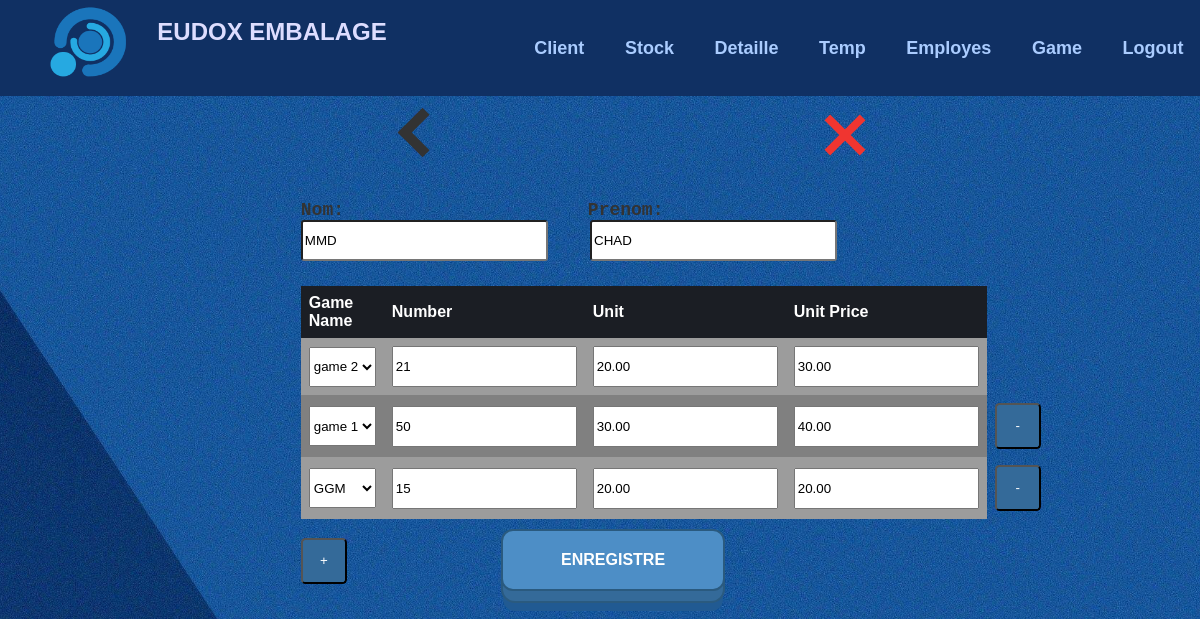
/client/edit/5, run on the app's committed database.
### tables this page shows
CREATE TABLE client (
        id INTEGER PRIMARY KEY AUTOINCREMENT,
        p_date TEXT NOT NULL,
        first_name TEXT NOT NULL,
        last_name TEXT NOT NULL
    );

CREATE TABLE client_games (
        id INTEGER PRIMARY KEY AUTOINCREMENT,
        client_id INTEGER NOT NULL,
        game_name TEXT NOT NULL,
        number INTEGER NOT NULL,
        unit REAL NOT NULL,
        unit_price REAL NOT NULL,
        FOREIGN KEY (client_id) REFERENCES client(id)
    );

CREATE TABLE game (
        id INTEGER PRIMARY KEY AUTOINCREMENT,
        name TEXT NOT NULL,
        unit REAL NOT NULL,
        unitPrice REAL NOT NULL
    );

### app.py (the view, shortened to what this page needs)
@app.route('/client/edit/<int:id>', methods=['POST', 'GET'])
def modify_client(id):
    conn = sqlite3.connect('form_data.db')
    cursor = conn.cursor()
    cursor.execute('SELECT * FROM game')
    datas = cursor.fetchall()
    games = []
    for data in datas:
        game={
            'id': data[0],
            'game': data[1],
            'unit':f"{data[2]:.2f}",
            'unitp':f"{data[3]:.2f}",
        }
        games.append(game)
    cursor.execute('SELECT game_name, number, unit, unit_price FROM client_games WHERE client_id = ?', (id, ))
    datas = cursor.fetchall()
    lastgames = []
    for data in datas:
        game={
            'name':data[0],
            'number':data[1],
            'unit':f"{data[2]:.2f}",
            'unitp':f"{data[3]:.2f}",
        }
        lastgames.append(game)
    cursor.execute('SELECT first_name, last_name FROM client WHERE id = ?', (id, ))
    fullname = cursor.fetchone()
    return render_template('c_modify.html', games=games, lastgames=enumerate(lastgames), name=fullname, id=id)

### templates/c_modify.html (shortened to what this page needs)
{% extends 'main.html' %}
{% block head %}
<link rel="stylesheet" type="text/css" href="{{ url_for('static', filename='css/form.css') }}">
{% endblock %}
{% block top %}
<a href="/client/edit" id="back"><div class="thick-arrow-left"></div></a>
<a href="/main" id="aclose"><div class="close"></div></a>
{% endblock %}
{% block bot %}
<form id="stockForm" action="/client/edit/{{ id }}" method="post">
  <label class="l-lab" for="firstName">Nom:</label>
  <label class="l-lab" for="lastName">Prenom:</label>
  <br>
  <input id="fn" type="text" class="l-inp" name="firstName" value="{{ name[0] }}" required>
  <input id="ln" type="text" class="l-inp" name="lastName" value="{{ name[1] }}" required>
  <br><br>
  <table id="gameTable">
    <thead>
      <tr>
        <th>Game Name</th>
        <th>Number</th>
        <th>Unit</th>
        <th>Unit Price</th>
      </tr>
    </thead>
    <tbody>
      {% for index, lastG in lastgames %}
        <tr>
          <td>
            <select name="gameName[]" required>
              {% for game in games %}
              <option value="{{game.id}}" {% if lastG.name == game.game %}selected{% endif %}>{{game.game}}</option>
              {% endfor %}
            </select>
          </td>
          <td><input type="number" name="number[]" value="{{ lastG.number }}" required /></td>
          <td><input type="text" pattern="[0-9]+(\.[0-9]+)?" name="unit[]" value="{{ lastG.unit }}" required /></td>
          <td><input type="text" pattern="[0-9]+(\.[0-9]+)?" name="unitPrice[]" value="{{ lastG.unitp }}" required /></td>
          <td>
            {% if index > 0 %}
              <button class="btn" onclick="removeRow(this)">-</button>
            {% endif %}
          </td>
        </tr>
      {% endfor %}
    </tbody>
  </table>
  <button type="button" class="btn" onclick="addRow()">+</button>
  <button type="Submit" id="submitButton" class="button-19 cen">Enregistre</button>
  <br><br><br>
</form>
{% endblock %}

### static/css/style.css (style rules this page uses)
body, h1, h2, h3, p, ul, li { margin: 0; padding: 0; }
body { font-family: Arial, sans-serif; background-color: #155499; background-image: url('bg.jpg'); background-size: cover; background-position: center; background-attachment: fixed; transform-origin: 0 0; }
a { color: inherit; text-decoration: none; }
button.button-19 { touch-action: manipulation; position: relative; display: inline-block; cursor: pointer; outline: none; border: 0; vertical-align: middle; text-decoration: none; font-size: inherit; font-family: inherit; }
button.button-19 { touch-action: manipulation; font-weight: 600; color: #fff; text-transform: uppercase; padding: 1.25em 2em; background: #4d8ec6; border: 2px solid #2a5a7f; border-radius: 0.75em; transform-style: preserve-3d; transition: transform 150ms cubic-bezier(0, 0, 0.58, 1), background 150ms cubic-bezier(0, 0, 0.58, 1); }
button.button-19::before { position: absolute; content: ""; width: 100%; height: 100%; top: 0; left: 0; right: 0; bottom: 0; background: #346a99; border-radius: inherit; box-shadow: 0 0 0 2px #2a5a7f, 0 0.625em 0 0 #215a92; transform: translate3d(0, 0.75em, -1em); transition: transform 150ms cubic-bezier(0, 0, 0.58, 1), box-shadow 150ms cubic-bezier(0, 0, 0.58, 1); }
#aclose { margin-left: 28vw; }
.thick-arrow-left { margin: 35px; width: 25px; height: 25px; border: 10px solid #333; border-left: 0; border-top: 0; transform: rotate(135deg); }
#back { margin-left: 30.8%; }
.close { margin: 30px; background: #f03530; height: 50px; position: relative; width: 8px; transform: rotate(45deg); }
.close:after { background: #f03530; content: ""; height: 8px; left: -21px; position: absolute; top: 21px; width: 50px; }
.bot_side label { color: #333; }
.bot_side input { height: 35px; }
.bot_side .button-19 { width: 20%; margin: 10px; }
#stockForm select { height: 40px; }

### static/css/table.css (style rules this page uses)
table { border-collapse: collapse; width: 80%; margin: 10%; margin-top: 1%; }
th, td { padding: 8px; text-align: left; }
th { background-color: #1b1e24; color: #fff; }
tr:nth-child(even) td { background-color: #3e94ec; }
tr:nth-child(odd) td { background-color: #3885d4; }

### static/css/form.css (style rules this page uses)
#stockForm { margin-left: 10%; grid-column: 2; width: 100%; height: 100%; }
.l-lab { color: #ccc; padding-right: 32%; font-weight: bold; font-size: 18px; font-family: monospace; }
.l-inp { width: 70%; height: 25px; border-radius: 3px; }
#fn, #ln { width: 32%; margin-right: 5%; }
.bot_side .button-19 { width: 30%; margin-left: 20%; !important }

### templates/c_modify.html (style rules this page uses)
table { border-collapse: collapse; width: 100%; margin: 0; margin-top: 1%; }
tr:nth-child(even) td { background-color: #808080; }
tr:nth-child(odd) td { background-color: #9c9c9c; }
td:last-child { border: none; }
tr td:last-child { background-color: transparent; }
.btn { display: inline-block; width: 46px; height: 46px; line-height: 20px; text-align: center; background-color: #346a99; color: white; border-radius: 10%; text-decoration: none; }

### data on the page
client: firstName "MMD", lastName "CHAD"
client_games: game_name.name "game 2", number "21", unit "20.00"
client_games: game_name.name "game 1", number "50", unit "30.00"
client_games: game_name.name "GGM", number "15", unit "20.00"
